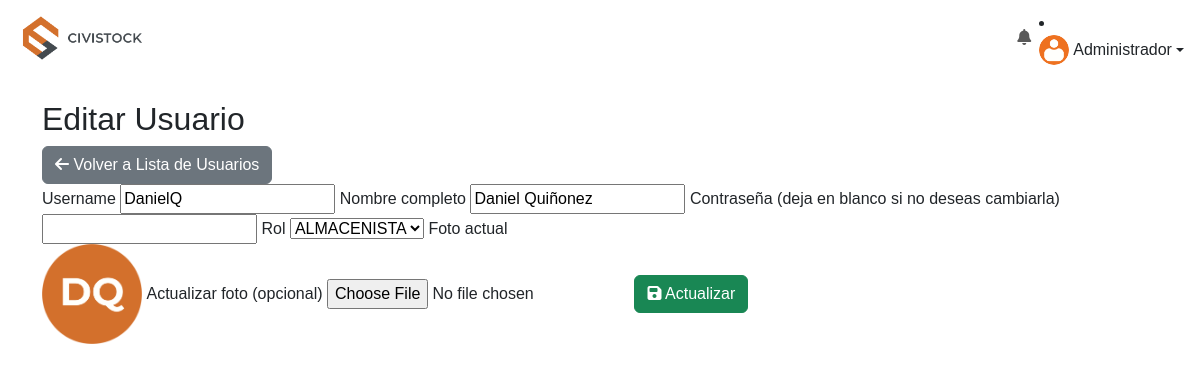
/admin/editar/2 (signed in), run on the app's committed database.
### models.py (models this page shows, shortened)
class User(db.Model):
    __tablename__ = 'user'
    id = db.Column(db.Integer, primary_key=True)
    username = db.Column(db.String(80), unique=True, nullable=False)
    nombre = db.Column(db.String(120), nullable=False)
    password = db.Column(db.String(200), nullable=False)
    rol = db.Column(db.String(20), nullable=False)
    foto = db.Column(db.String(120), nullable=True, default='default.jpg')

### admin_routes.py (the view, shortened to what this page needs)
@admin_bp.route('/editar/<int:user_id>', methods=['GET', 'POST'])
@admin_required
def editar_usuario(user_id):
    usuario = User.query.get_or_404(user_id)
    if usuario.username == 'admin':
        flash('El usuario administrador solo se puede editar desde su perfil.', 'warning')
        return redirect(url_for('admin.listar_usuarios'))
    return render_template('admin/editar_usuario.html', usuario=usuario)

### admin_routes.py (called while the page is built)
def admin_required(f):
    @wraps(f)
    def decorated_function(*args, **kwargs):
        if 'user_role' not in session or session['user_role'] != 'ADMIN':
            flash('Acceso no autorizado', 'error')
            return redirect(url_for('login_page'))
        return f(*args, **kwargs)
    return decorated_function

### utils.py (called while the page is built)
def obtener_materiales_bajo_stock():
    return Material.query.filter(Material.stock <= Material.stock_minimo).all()

### templates/admin/editar_usuario.html (shortened to what this page needs)
{% extends "base.html" %}
{% block content %}
  <h2>Editar Usuario</h2>
  <div class="actions-bar">
    <a href="{{ url_for('admin.listar_usuarios') }}" class="btn btn-secondary">
      <i class="fas fa-arrow-left"></i> Volver a Lista de Usuarios
    </a>
  </div>
  <form method="POST" enctype="multipart/form-data" class="user-form">
    <label>Username</label>
    <input type="text" name="username" value="{{ usuario.username }}" required readonly>
    <label>Nombre completo</label>
    <input type="text" name="nombre" value="{{ usuario.nombre }}" required>
    <label>Contraseña (deja en blanco si no deseas cambiarla)</label>
    <input type="text" name="password">
    <label>Rol</label>
    <select name="rol" required>
      <option value="ALMACENISTA" {% if usuario.rol == 'ALMACENISTA' %}selected{% endif %}>ALMACENISTA</option>
    </select>
    <label>Foto actual</label><br>
    {% if usuario.foto %}
      {% set foto_url = url_for('static', filename='uploads/' + usuario.foto) %}
    {% else %}
      {% set foto_url = url_for('static', filename='uploads/default.png') %}
    {% endif %}
    <img src="{{ foto_url }}" alt="Foto de {{ usuario.nombre }}" width="100">
    <label>Actualizar foto (opcional)</label>
    <input type="file" name="foto">
    <button type="submit" class="btn btn-success">
      <i class="fas fa-save"></i> Actualizar
    </button>
  </form>
{% endblock %}

### templates/base.html (shortened to what this page needs)
<!DOCTYPE html>
<html lang="es">
<head>
    <link href="https://cdn.jsdelivr.net/npm/bootstrap@5.3.0/dist/css/bootstrap.min.css" rel="stylesheet">
    <link href="https://cdnjs.cloudflare.com/ajax/libs/font-awesome/6.5.0/css/all.min.css" rel="stylesheet">
    <link rel="stylesheet" href="{{ url_for('static', filename='style.css') }}">
</head>
<body>
    <nav class="navbar navbar-expand-lg navbar-white bg-white px-3">
        <a class="navbar-brand" href="{{ url_for(user_role.lower() + '.dashboard') }}">
            <img src="{{ url_for('static', filename='civistockresponsive.png') }}" alt="Logo" height="50">
        </a>
        <div class="collapse navbar-collapse" id="menuNav">
<ul class="navbar-nav">
    <li class="nav-item dropdown">
        <a class="nav-link position-relative" href="#" id="notifDropdown" role="button" data-bs-toggle="dropdown" aria-expanded="false">
            <i class="fas fa-bell"></i>
        </a>
    </li>
</ul>
                <li class="nav-item dropdown">
                    <a class="nav-link dropdown-toggle d-flex align-items-center" href="#" role="button" data-bs-toggle="dropdown">
                        <img src="{{ url_for('static', filename='uploads/' + (user_photo or 'default.jpg')) }}" alt="Foto" width="30" height="30" class="rounded-circle me-1">
                        {{ user_name }}
                    </a>
                </li>
        </div>
    </nav>
    <div class="container my-4">
        {% block content %}{% endblock %}
    </div>

### static/style.css (style rules this page uses)
body, html { margin: 0; padding: 0; height: 100%; font-family: 'Montserrat', sans-serif; }

### data on the page
User: nombre "Administrador"
User: username "DanielQ", nombre "Daniel Quiñonez", rol "ALMACENISTA"
